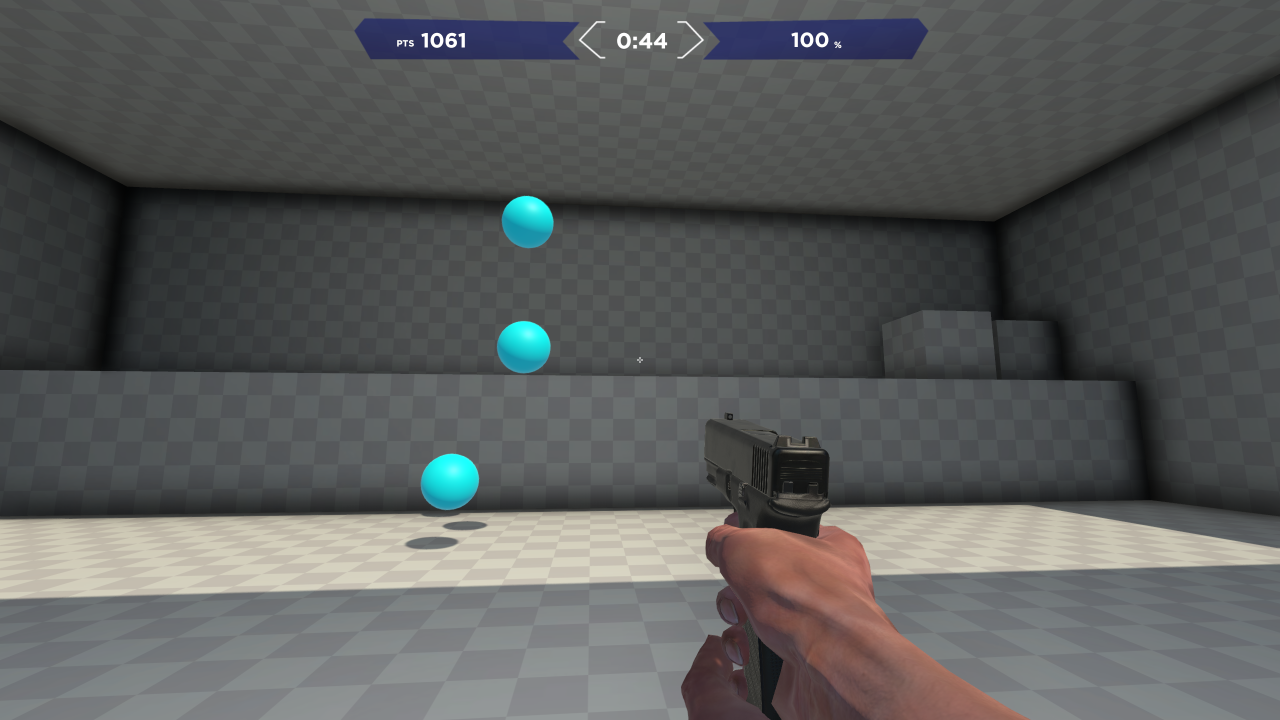
#> input picture test.png, 2560 x 1440 px (shown at 1/2 size)
$ python -i main.py   (imports and definitions only)
#> lines starting #> are read from the running program, lines starting #| are printed output that depends on the picture; after the words box and inside, x2 and y2 are one past the last pixel; in counts of white or black regions, pixels touching at a corner belong together
#> further down, picture is the input picture: shape (1440, 2560, 3); mean B, G, R 91.5, 92, 90.3
import time
import cv2
import numpy as np
from mss import mss
from keys import Keys
import math


hsv_low = (68, 109, 147)
hsv_high = (102, 255, 255)


def find_target(raw_image):
    hsv_image = cv2.cvtColor(raw_image, cv2.COLOR_BGR2HSV)
#> hsv_image: shape (1440, 2560, 3); mean H, S, V 78.7, 19.9, 95.5
    hsv_image = cv2.inRange(hsv_image, hsv_low, hsv_high)
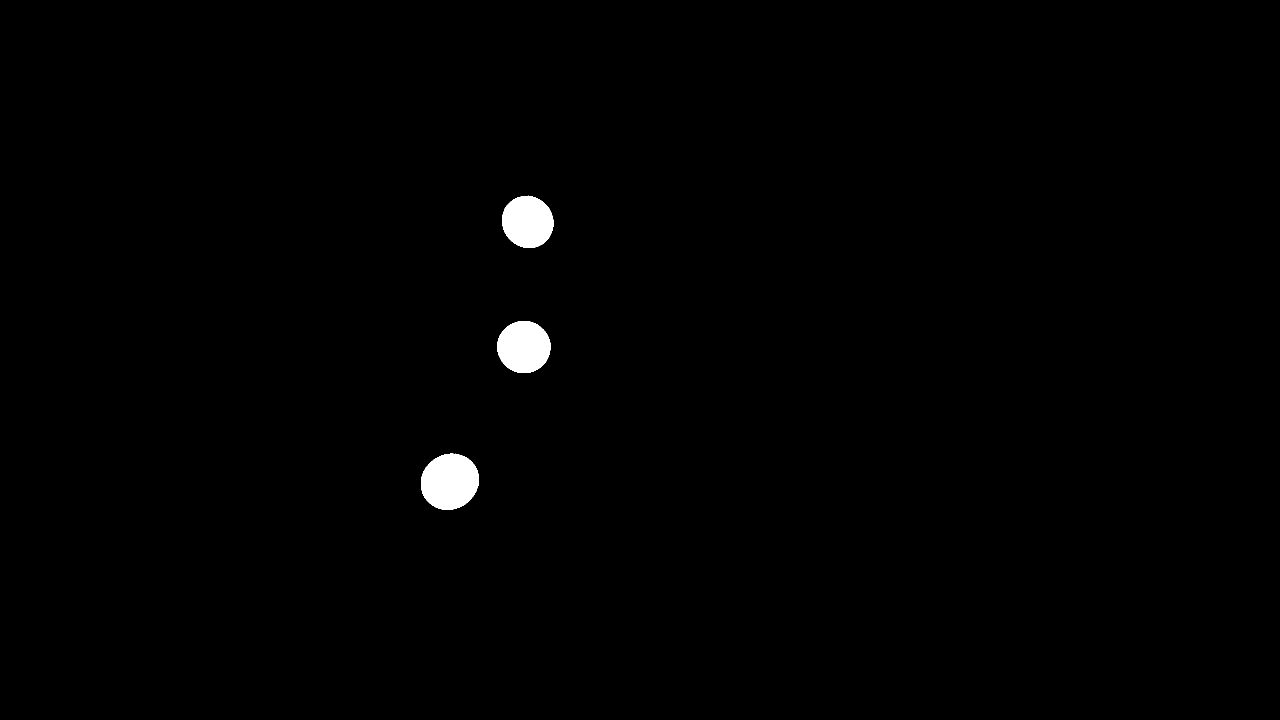
#> hsv_image: shape (1440, 2560) (shown at 1/2 size); 0.74% white; 3 white regions
    contours, hierarchy = cv2.findContours(hsv_image, cv2.RETR_TREE, cv2.CHAIN_APPROX_SIMPLE)
#> contours = 3 contours; box (x1, y1, x2, y2) and area: (842, 907, 958, 1020) 10056, (994, 642, 1101, 746) 8575, (1004, 391, 1107, 496) 8263
    if len(contours) > 0:
        contours = filter(lambda x: cv2.contourArea(x) > 100, contours)
        bbox = list(map(cv2.boundingRect, contours))
#> bbox = [(842, 907, 116, 113), (994, 642, 107, 104), (1004, 391, 103, 105)]
        return bbox
    return []


# [48 lines not run here, left out]

>>> import cv2
>>> picture = cv2.imread('test.png')
>>> result = find_target(picture)
#> result has the same summary as bbox in find_target
